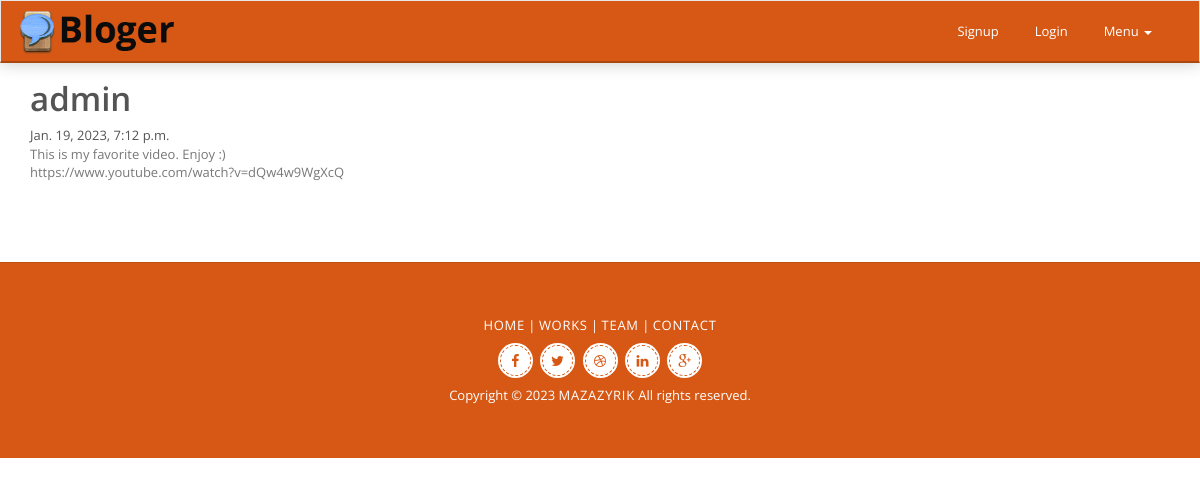
The app's page /genre/funny-videos with its own data.
### posts/models.py (models this page shows)
class Post(models.Model):
    link = models.URLField()
    text = models.TextField(max_length=400)
    author = models.ForeignKey(
        User,
        on_delete=models.CASCADE,
        related_name='posts'
    )
    genre = models.ForeignKey(
        Genre,
        blank=True,
        null=True,
        on_delete=models.SET_NULL,
        related_name='genre_key'
    )
    pub_date = models.DateTimeField(auto_now_add=True)

### posts/views.py (the view)
# urls.py: path('genre/<slug:slug>', views.genres, name='genres'),
def genres(request, slug):
    template = 'posts/genres.html'
    genres = get_object_or_404(Genre, slug=slug)
    posts = Post.objects.filter(
        genre=genres
    )
    page_obj = get_page_obj(request, posts)
    context = {
        'page_obj': page_obj,
        'posts': posts,
        'genre': genres,
    }
    return render(request, template, context)

### posts/common.py (called while the page is built)
def get_page_obj(request, posts):
    paginator = Paginator(posts, NUM_POST)
    page_number = request.GET.get('page')
    return paginator.get_page(page_number)

### templates/posts/genres.html (shortened to what this page needs)
{% extends 'base.html' %}
{% block content %}
<div class="container">
  {% for posts in page_obj %}
      <div class="post-content">
          <div class="post-header">
              <h1> {{ posts.author }} </h1>
              <div class="post-meta">
                  <time datetime="2019-04-01"> {{ posts.pub_date }} </time>
                </div>
              </div>
              <p>
                {{ posts.text }}
              </p>
                <p>
                  <link> {{ posts.link }} </link>
                </p>
      </div>
  </div>
  {% endfor %}
</div>
{% endblock content %}

### static/css/style.css (style rules this page uses)
h1,h2,h3,h4,h5,h6 { font-family: 'Open Sans', Sans Serif; font-weight: 600; }
p { margin:0; padding:0; color: #787878; }

### records on screen
Post: author "admin", pub_date "Jan. 19, 2023, 7:12 p.m.", text "This is my favorite video. Enjoy :)", link "https://www.youtube.com/watch?v=dQw4w9WgXcQ"
